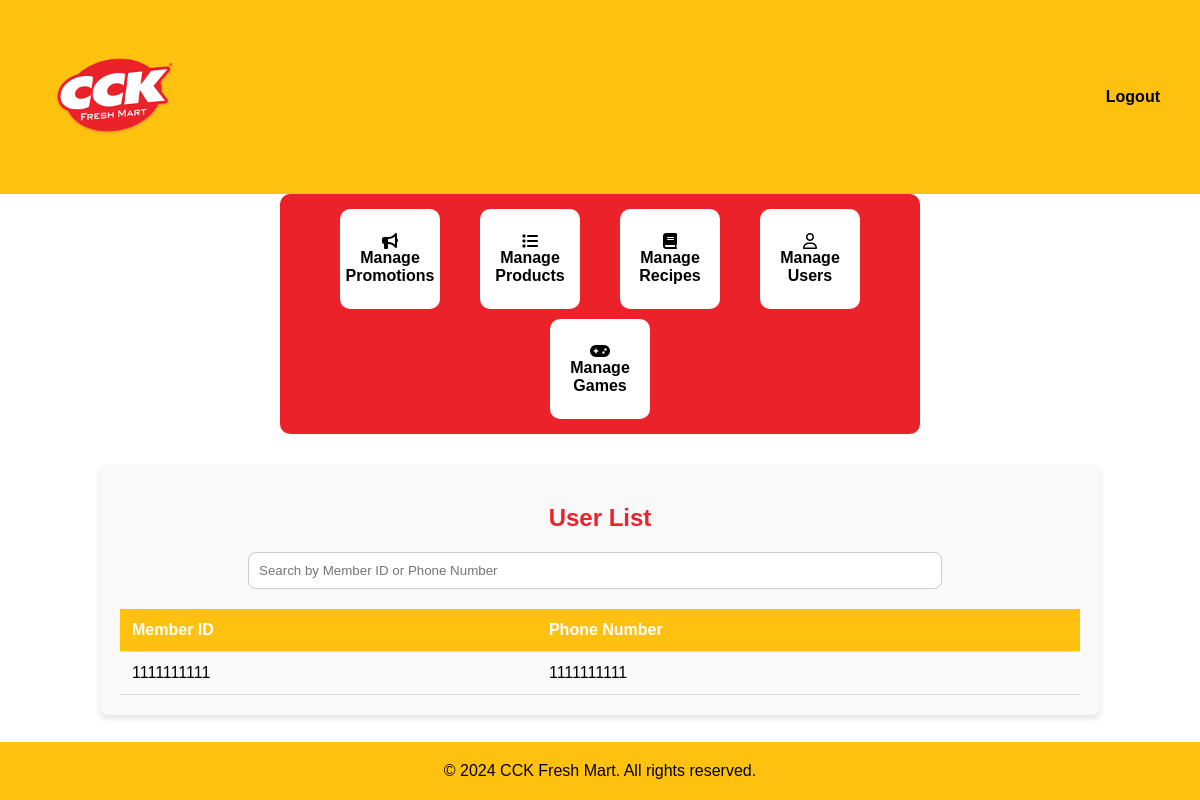
Page /admin_users.php (signed in) on the earlier database version.
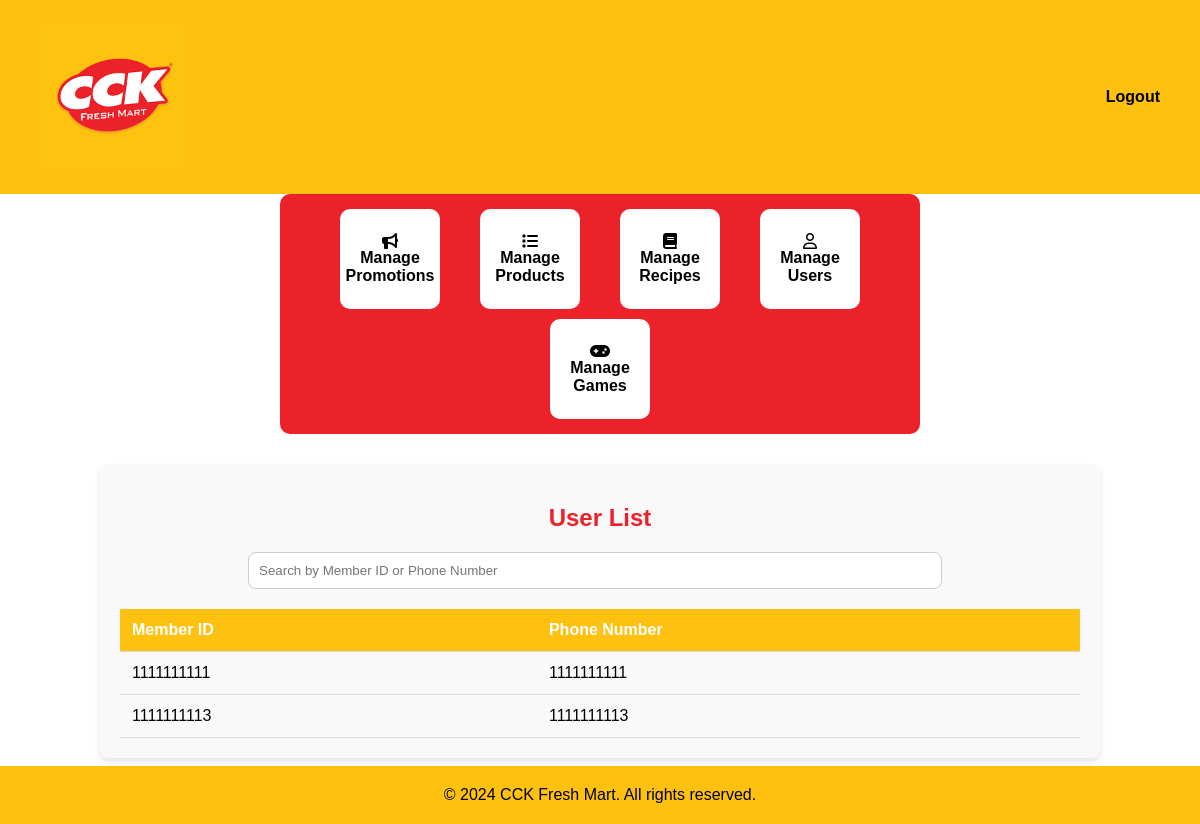
Same page on the later database version.
### tables this page shows
CREATE TABLE `user` (
  `memberID` varchar(32) NOT NULL,
  `phoneNumber` int(11) DEFAULT NULL
);

### admin_users.php (the view, shortened to what this page needs)
<?php
include 'databaseconnection.php';
$query = "SELECT * FROM user";
$result = mysqli_query($conn, $query);
?>
<!DOCTYPE html>
<html lang="en">
<head>
    <link rel="stylesheet" href="styles/style.css">
    <link rel="stylesheet" href="https://cdnjs.cloudflare.com/ajax/libs/font-awesome/6.0.0-beta3/css/all.min.css">
</head>
<body>
    <header>
        <div class="header-container">
            <div class="logo">
                <img src="images/ccklogo.png" alt="CCK Logo">
            </div>
            <div class="login">
                <a href="index.php">Logout</a>
            </div>
        </div>
        <div class="navbar-wrapper">
            <?php include 'admin_navbar.php'; ?>
        </div>
    </header>
<div class="user-container">
    <h2 class="user-title">User List</h2>
    <div class="user-search">
        <input type="text" id="userSearch" onkeyup="searchUsers()" placeholder="Search by Member ID or Phone Number">
    </div>
    <table class="user-table">
        <thead>
            <tr>
                <th>Member ID</th>
                <th>Phone Number</th>
            </tr>
        </thead>
        <tbody id="userTableBody">
             <?php
                if (mysqli_num_rows($result) > 0) {
                    while ($row = mysqli_fetch_assoc($result)) {
                        echo "<tr>
                                <td>" . htmlspecialchars($row['memberID']) . "</td>
                                <td>" . htmlspecialchars($row['phoneNumber']) . "</td>
                            </tr>";
                    }
                } else {
                    echo "<tr><td colspan='3' style='text-align: center;'>No users found</td></tr>";
                }
             ?>
        </tbody>
    </table>
</div>
<?php include 'footer.php';?>

### admin_navbar.php
<nav class="navbar">
    <ul>
        <li>
            <a href="admin_promotion.php">
                <div class="icon-box">
                <i class="fa-solid fa-bullhorn"></i>
                    <span>Manage Promotions</span>
                </div>
            </a>
        </li>
        <li>
            <a href="admin_product.php">
                <div class="icon-box">
                <i class="fa-solid fa-list"></i>
                    <span>Manage Products</span>
                </div>
            </a>
        </li>
        <li>
            <a href="admin_recipe.php">
                <div class="icon-box">
                <i class="fa-solid fa-book"></i>
                    <span>Manage Recipes</span>
                </div>
            </a>
        </li>
        <li>
            <a href="admin_users.php">
                <div class="icon-box">
                <i class="fa-regular fa-user"></i>
                    <span>Manage Users</span>
                </div>
            </a>
        </li>
        <li>
            <a href="admin_game.php">
                <div class="icon-box">
                <i class="fa-solid fa-gamepad"></i>
                    <span>Manage Games</span>
                </div>
            </a>
        </li>
    </ul>
</nav>

### footer.php
<br>
<br>
<footer>
    <div class="footer-content">
        <p>&copy; 2024 CCK Fresh Mart. All rights reserved.</p>
    </div>
</footer>
</body>
</html>

### styles/style.css (style rules this page uses)
body { font-family: Arial, sans-serif; margin: 0; padding: 0; background-color: #fff; }
.header-container { display: flex; justify-content: space-between; align-items: center; background-color: rgb(254, 193, 016); padding: 10px 20px; }
.logo img { max-width: 120px; }
.login a { text-decoration: none; color: #000; font-weight: bold; }
.navbar-wrapper { text-align: center; width: 100%; }
.navbar { background-color: rgb(236, 034, 043); padding: 15px 20px; border-radius: 10px; display: inline-block; margin: 0 auto; width: auto; max-width: 100%; }
.navbar ul { list-style: none; margin: 0; padding: 0; display: flex; flex-wrap: wrap; justify-content: center; max-width: 600px; gap: 10px; }
.navbar ul li { margin: 10px; }
.navbar ul li a { text-decoration: none; color: #000; }
.icon-box { background-color: rgb(255, 255, 255); padding: 15px; border-radius: 10px; text-align: center; display: flex; flex-direction: column; align-items: center; justify-content: center; width: 80px; height: 80px; transition: background-color 0.3s ease; box-sizing: border-box; }
.icon-box span { font-size: 14px; font-weight: bold; color: #000; }
@media (min-width: 768px) { .navbar ul { flex-direction: row; } }
@media (min-width: 768px) { .icon-box { width: 100px; height: 100px; } }
@media (min-width: 768px) { .icon-box span { font-size: 16px; } }
footer { background-color: rgb(254, 193, 016); text-align: center; padding: 20px 0; position: relative; bottom: 0; width: 100%; z-index: 15; }
.footer-content p { margin: 0; color: #000; }
@media (min-width: 768px) { .header-container { padding: 20px 40px; } }
@media (min-width: 768px) { .logo img { max-width: 150px; } }
@media (min-width: 768px) { .navbar ul li { margin: 0 15px; } }
@media (min-width: 768px) { footer { padding: 20px 0; position: fixed; } }
body { font-family: Arial, sans-serif; margin: 0; padding: 0; }

### admin_users.php (style rules this page uses)
.user-container { width: 80%; max-width: 1000px; margin: 30px auto; padding: 20px; background-color: #f9f9f9; border-radius: 8px; box-shadow: 0 4px 6px rgba(0, 0, 0, 0.1); }
.user-title { text-align: center; color: rgb(236, 034, 043); margin-bottom: 20px; font-size: 24px; }
.user-search { margin-bottom: 20px; display: flex; justify-content: center; }
.user-search input { width: 70%; padding: 10px; border-radius: 8px; border: 1px solid #ccc; margin-right: 10px; }
.user-table { width: 100%; border-collapse: collapse; margin-top: 10px; }
.user-table th, .user-table td { padding: 12px; text-align: left; border-bottom: 1px solid #ddd; }
.user-table th { background-color: rgb(254, 193, 016); color: #fff; }

Differences in the rows shown:
added user: memberID "1111111113", phoneNumber "1111111113"
